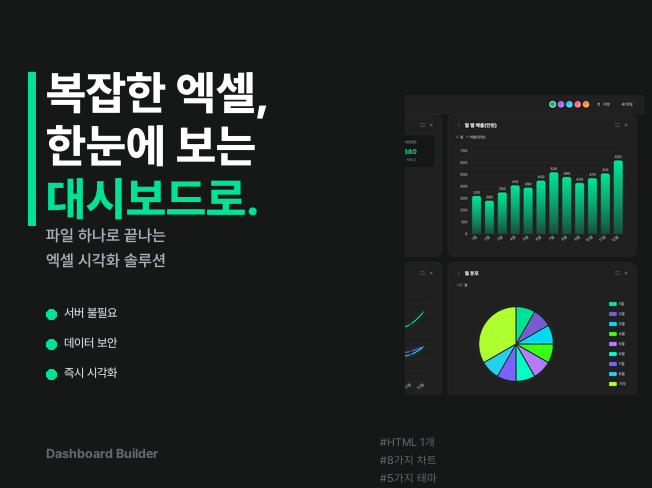
#> input picture main.png, 652 x 488 px
$ python -i make_banners.py   (imports and definitions only)
#> lines starting #> are read from the running program, lines starting #| are printed output that depends on the picture
"""크몽 메인 이미지 + 서브 이미지 생성 (652x488)"""
import os
from playwright.sync_api import sync_playwright
from PIL import Image, ImageDraw, ImageFont

HTML_PATH = os.path.abspath("dashboard.html")
EXCEL_PATH = os.path.abspath("sample_capture.xlsx")

# [23 lines left out: functions get_font, capture_dashboard, not called in this run]

def draw_rounded_rect(d, xy, radius, fill):
    x0, y0, x1, y1 = xy
    d.rounded_rectangle(xy, radius=radius, fill=fill)

# [4 lines left out: function add_text_with_shadow, not called in this run]

def make_banner_1(dashboard_img):
    """메인 배너: 대시보드 + 홍보 문구 오버레이"""
    W, H = 652, 488
    img = Image.new('RGBA', (W, H), (0,0,0,0))

    # 대시보드 스크린샷 배경 (약간 어둡게)
    bg = dashboard_img.resize((W, H), Image.LANCZOS).convert('RGBA')
    dark = Image.new('RGBA', (W, H), (0,0,0,140))
    bg = Image.alpha_composite(bg, dark)
    img.paste(bg, (0, 0))

    d = ImageDraw.Draw(img)

    # 상단 배지
    draw_rounded_rect(d, (W//2-80, 30, W//2+80, 58), 14, (0, 161, 93, 230))
    badge_font = get_font('bold', 14)
    d.text((W//2-48, 34), 'HTML 파일 1개', fill=(255,255,255), font=badge_font)

    # 메인 카피
    title_font = get_font('bold', 36)
    sub_font = get_font('bold', 20)
    desc_font = get_font('regular', 13)

    add_text_with_shadow(d, (W//2-160, 80), '엑셀만 올리면', title_font, (255,255,255))
    add_text_with_shadow(d, (W//2-200, 130), '대시보드가 자동완성', title_font, (0, 227, 150))

    # 서브 카피
    d.text((W//2-145, 190), '서버 없이, 설치 없이, 더블클릭만', font=sub_font, fill=(200,200,200))

    # 하단 기능 태그들
    tags = ['8가지 차트', '5가지 테마', '이미지 저장', '드래그 정렬', '그룹 집계']
    tag_font = get_font('bold', 11)
    tag_y = 440
    total_w = len(tags) * 100 + (len(tags)-1) * 8
    start_x = (W - total_w) // 2
    for i, tag in enumerate(tags):
        tx = start_x + i * 108
        draw_rounded_rect(d, (tx, tag_y, tx+100, tag_y+30), 15, (255,255,255,30))
        tw = d.textlength(tag, font=tag_font)
        d.text((tx + (100-tw)//2, tag_y+7), tag, fill=(255,255,255), font=tag_font)

    return img.convert('RGB')

# [125 lines left out: functions make_banner_2, make_banner_3, make_banner_4, not called in this run]

# ===== 메인 실행 =====
# [23 lines not run here, left out]
# [1 line that did not run here, left out]
# [3 lines not run here, left out]
# [1 line that did not run here, left out]
# [3 lines not run here, left out]
# [1 line that did not run here, left out]
# [3 lines not run here, left out]
# [1 line that did not run here, left out]
# [14 lines not run here, left out]

>>> import cv2
>>> picture = cv2.imread('main.png', cv2.IMREAD_GRAYSCALE)
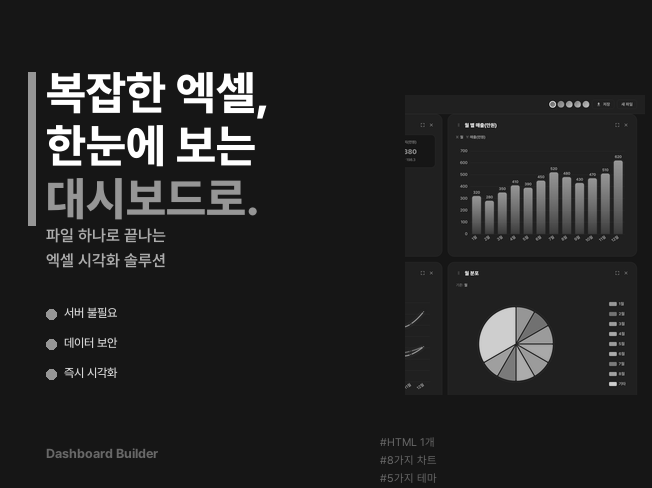
#> picture: shape (488, 652); min 5, max 255, mean 36.3
>>> result = make_banner_1(picture)
#> in make_banner_1, `img = Image.new('RGBA', (W, H), (0,0,0,0))`: img: PIL image 652x488 RGBA; every value is 0
#> (the run stopped early here; a loop or call above may not have finished)
